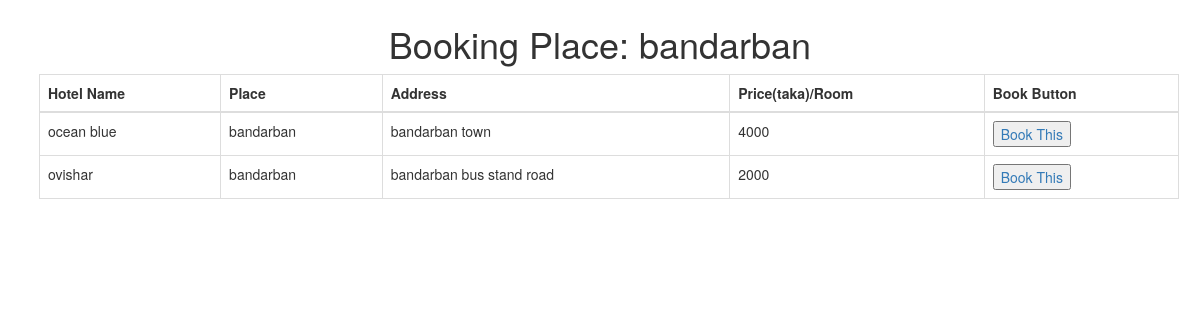
Page /bookNow.php?place1=bandarban (signed in) on the committed database.
### tables this page shows
CREATE TABLE `hotelinfo` (
  `id` int(11) NOT NULL,
  `hotel` varchar(100) NOT NULL,
  `place` varchar(100) NOT NULL,
  `address` varchar(200) NOT NULL,
  `price` int(11) NOT NULL DEFAULT '0'
);

### admin/sql.php (called while the page is built, shortened)
<?php
function test_input($data) {
	  $data = trim($data);
	  $data = stripslashes($data);
	  $data = htmlspecialchars($data);
	  return $data;
}
?>

### bookNow.php (the view, shortened to what this page needs)
<?php
    require 'admin/header.php';
    require 'admin/sql.php';
    	if(empty($_SESSION['user']) || empty($_SESSION['mail'])||empty($_GET["place1"]))
			{
				$conn->close();
				header('location:index.php');
				exit();
			}
		else
		{
			$place=strtolower(mysqli_real_escape_string($conn,test_input($_GET["place1"])));
			echo  '<h1 class="text-center">Booking Place: '.$place.'</h1>';
			$sql="SELECT * FROM `hotelinfo` WHERE `place`='".$place."'";
			$result=$conn->query($sql);
		}
?>
<body>
	<div class="container">
		<div class="table-responsive ">
	 	 <table class="table table-bordered">
	 	 	    <thead>
			      <tr>
			        <th>Hotel Name</th>
			        <th>Place</th>
			        <th>Address</th>
			        <th>Price(taka)/Room</th>
			        <th>Book Button</th>
			      </tr>
			    </thead>
			    <tbody>
			    <?php
			    while($allData=$result->fetch_assoc())
			    {
				    echo "<tr>";
					echo "<td>".$allData["hotel"]."</td>";
					echo "<td>".$allData["place"]."</td>";
					echo "<td>".$allData["address"]."</td>";
					echo "<td>".$allData["price"]."</td>";
					echo '<td><a href="apply.php?id='.$allData["id"].'"><button>Book This</button></a></td';
				}
				?>
			    </tbody>
	 	 </table>
	</div>
  </div>
</body>
</html>

### admin/header.php (style rules this page uses)
body { margin: 2%; }

### rows in the picture
hotelinfo: hotel "ocean blue", place "bandarban", address "bandarban town", price "4000"
hotelinfo: hotel "ovishar", place "bandarban", address "bandarban bus stand road", price "2000"

### other values in the picture
$place "bandarban"
